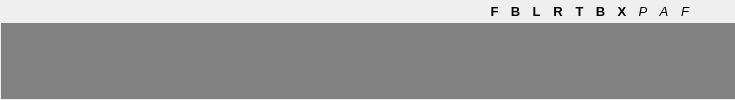
  <widget class="QWidget" name="centralwidget">
   <layout class="QVBoxLayout" name="verticalLayout">
    <property name="spacing">
     <number>1</number>
    </property>
    <property name="leftMargin">
     <number>1</number>
    </property>
    <property name="topMargin">
     <number>1</number>
    </property>
    <property name="rightMargin">
     <number>0</number>
    </property>
    <property name="bottomMargin">
     <number>1</number>
    </property>
    <item>
     <widget class="QWidget" name="tool_menu" native="true">
      <property name="enabled">
       <bool>true</bool>
      </property>
      <property name="sizePolicy">
       <sizepolicy hsizetype="Preferred" vsizetype="Fixed">
        <horstretch>0</horstretch>
        <verstretch>0</verstretch>
       </sizepolicy>
      </property>
      <property name="maximumSize">
       <size>
        <width>16777215</width>
        <height>16777215</height>
       </size>
      </property>
      <property name="styleSheet">
       <string notr="true">QToolButton {
    border: none;
	border-radius: 1px;
}

QToolButton:hover {
    color: white;
    border: 1px solid rgb(232, 232, 232);
}

QToolButton:pressed {
    padding: 2px;
    border: 1px solid rgb(232, 232, 232);
    font-size: 11px;
}</string>
      </property>
      <layout class="QHBoxLayout" name="horizontalLayout">
       <property name="spacing">
        <number>1</number>
       </property>
       <property name="sizeConstraint">
        <enum>QLayout::SetDefaultConstraint</enum>
       </property>
       <property name="leftMargin">
        <number>0</number>
       </property>
       <property name="topMargin">
        <number>0</number>
       </property>
       <property name="rightMargin">
        <number>0</number>
       </property>
       <property name="bottomMargin">
        <number>0</number>
       </property>
       <item>
        <widget class="QToolButton" name="toolButton_2">
         <property name="styleSheet">
          <string notr="true">margin: 0;</string>
         </property>
         <property name="text">
          <string/>
         </property>
         <property name="icon">
          <iconset resource="../LevelEditor.qrc">
           <normaloff>:/icons/undo.png</normaloff>:/icons/undo.png</iconset>
         </property>
         <property name="iconSize">
          <size>
           <width>18</width>
           <height>18</height>
          </size>
         </property>
        </widget>
       </item>
       <item>
        <widget class="QToolButton" name="toolButton">
         <property name="sizePolicy">
          <sizepolicy hsizetype="Fixed" vsizetype="Fixed">
           <horstretch>0</horstretch>
           <verstretch>0</verstretch>
          </sizepolicy>
         </property>
         <property name="styleSheet">
          <string notr="true">margin: 0;</string>
         </property>
         <property name="text">
          <string/>
         </property>
         <property name="icon">
          <iconset resource="../LevelEditor.qrc">
           <normaloff>:/icons/redo.png</normaloff>:/icons/redo.png</iconset>
         </property>
         <property name="iconSize">
          <size>
           <width>18</width>
           <height>18</height>
          </size>
         </property>
        </widget>
       </item>
       <item>
        <widget class="QToolButton" name="toolButton_3">
         <property name="styleSheet">
          <string notr="true">margin: 0;</string>
         </property>
         <property name="text">
          <string/>
         </property>
         <property name="icon">
          <iconset resource="../LevelEditor.qrc">
           <normaloff>:/icons/select.png</normaloff>:/icons/select.png</iconset>
         </property>
         <property name="iconSize">
          <size>
           <width>18</width>
           <height>18</height>
          </size>
         </property>
        </widget>
       </item>
       <item>
        <widget class="QToolButton" name="toolButton_4">
         <property name="styleSheet">
          <string notr="true">margin: 0;</string>
         </property>
         <property name="text">
          <string/>
         </property>
         <property name="icon">
          <iconset resource="../LevelEditor.qrc">
           <normaloff>:/icons/add.png</normaloff>:/icons/add.png</iconset>
         </property>
         <property name="iconSize">
          <size>
           <width>18</width>
           <height>18</height>
          </size>
         </property>
        </widget>
       </item>
       <item>
        <widget class="QToolButton" name="toolButton_5">
         <property name="styleSheet">
          <string notr="true">margin: 0;</string>
         </property>
         <property name="text">
          <string/>
         </property>
         <property name="icon">
          <iconset resource="../LevelEditor.qrc">
           <normaloff>:/icons/move.png</normaloff>:/icons/move.png</iconset>
         </property>
         <property name="iconSize">
          <size>
           <width>18</width>
           <height>18</height>
          </size>
         </property>
        </widget>
       </item>
       <item>
        <widget class="QToolButton" name="toolButton_6">
         <property name="styleSheet">
          <string notr="true">margin: 0;</string>
         </property>
         <property name="text">
          <string/>
         </property>
         <property name="icon">
          <iconset resource="../LevelEditor.qrc">
           <normaloff>:/icons/rotate.png</normaloff>:/icons/rotate.png</iconset>
         </property>
         <property name="iconSize">
          <size>
           <width>18</width>
           <height>18</height>
          </size>
         </property>
        </widget>
       </item>
       <item>
        <widget class="QToolButton" name="toolButton_7">
         <property name="styleSheet">
          <string notr="true">margin: 0;</string>
         </property>
         <property name="text">
          <string/>
         </property>
         <property name="icon">
          <iconset resource="../LevelEditor.qrc">
           <normaloff>:/icons/scale.png</normaloff>:/icons/scale.png</iconset>
         </property>
         <property name="iconSize">
          <size>
           <width>18</width>
           <height>18</height>
          </size>
         </property>
        </widget>
       </item>
       <item>
        <widget class="QToolButton" name="toolButton_8">
         <property name="styleSheet">
          <string notr="true">margin: 0;</string>
         </property>
         <property name="text">
          <string/>
         </property>
         <property name="icon">
          <iconset resource="../LevelEditor.qrc">
           <normaloff>:/icons/X.png</normaloff>:/icons/X.png</iconset>
         </property>
         <property name="iconSize">
          <size>
           <width>18</width>
           <height>18</height>
          </size>
         </property>
        </widget>
       </item>
       <item>
        <widget class="QToolButton" name="toolButton_9">
         <property name="styleSheet">
          <string notr="true">margin: 0;</string>
         </property>
         <property name="text">
          <string/>
         </property>
         <property name="icon">
          <iconset resource="../LevelEditor.qrc">
           <normaloff>:/icons/Y.png</normaloff>:/icons/Y.png</iconset>
         </property>
         <property name="iconSize">
          <size>
           <width>18</width>
           <height>18</height>
          </size>
         </property>
        </widget>
       </item>
       <item>
        <widget class="QToolButton" name="toolButton_10">
         <property name="styleSheet">
          <string notr="true">margin: 0;</string>
         </property>
         <property name="text">
          <string/>
         </property>
         <property name="icon">
          <iconset resource="../LevelEditor.qrc">
           <normaloff>:/icons/Z.png</normaloff>:/icons/Z.png</iconset>
         </property>
         <property name="iconSize">
          <size>
           <width>18</width>
           <height>18</height>
          </size>
         </property>
        </widget>
       </item>
       <item>
        <widget class="QToolButton" name="toolButton_11">
         <property name="styleSheet">
          <string notr="true">margin: 0;</string>
         </property>
         <property name="text">
          <string/>
         </property>
         <property name="icon">
          <iconset resource="../LevelEditor.qrc">
           <normaloff>:/icons/ZX.png</normaloff>:/icons/ZX.png</iconset>
         </property>
         <property name="iconSize">
          <size>
           <width>18</width>
           <height>18</height>
          </size>
         </property>
         <property name="checkable">
          <bool>true</bool>
         </property>
        </widget>
       </item>
       <item>
        <widget class="QToolButton" name="toolButton_12">
         <property name="styleSheet">
          <string notr="true">margin: 0;</string>
         </property>
         <property name="text">
          <string/>
         </property>
         <property name="icon">
          <iconset resource="../LevelEditor.qrc">
           <normaloff>:/icons/CSLocal.png</normaloff>:/icons/CSLocal.png</iconset>
         </property>
         <property name="iconSize">
          <size>
           <width>18</width>
           <height>18</height>
          </size>
         </property>
        </widget>
       </item>
       <item>
        <widget class="QToolButton" name="toolButton_13">
         <property name="styleSheet">
          <string notr="true">margin: 0;</string>
         </property>
         <property name="text">
          <string/>
         </property>
         <property name="icon">
          <iconset resource="../LevelEditor.qrc">
           <normaloff>:/icons/NUScale.png</normaloff>:/icons/NUScale.png</iconset>
         </property>
         <property name="iconSize">
          <size>
           <width>18</width>
           <height>18</height>
          </size>
         </property>
        </widget>
       </item>
       <item>
        <widget class="QToolButton" name="toolButton_14">
         <property name="styleSheet">
          <string notr="true">margin: 0;</string>
         </property>
         <property name="text">
          <string/>
         </property>
         <property name="icon">
          <iconset resource="../LevelEditor.qrc">
           <normaloff>:/icons/GSnap.png</normaloff>:/icons/GSnap.png</iconset>
         </property>
         <property name="iconSize">
          <size>
           <width>18</width>
           <height>18</height>
          </size>
         </property>
        </widget>
       </item>
       <item>
        <widget class="QToolButton" name="toolButton_15">
         <property name="styleSheet">
          <string notr="true">margin: 0;</string>
         </property>
         <property name="text">
          <string/>
         </property>
         <property name="icon">
          <iconset resource="../LevelEditor.qrc">
           <normaloff>:/icons/OSnap.png</normaloff>:/icons/OSnap.png</iconset>
         </property>
         <property name="iconSize">
          <size>
           <width>18</width>
           <height>18</height>
          </size>
         </property>
        </widget>
       </item>
       <item>
        <widget class="QToolButton" name="toolButton_16">
         <property name="styleSheet">
          <string notr="true">margin: 0;</string>
         </property>
         <property name="text">
          <string/>
         </property>
         <property name="icon">
          <iconset resource="../LevelEditor.qrc">
           <normaloff>:/icons/MoveToSnap.png</normaloff>:/icons/MoveToSnap.png</iconset>
         </property>
         <property name="iconSize">
          <size>
           <width>18</width>
           <height>18</height>
          </size>
         </property>
        </widget>
       </item>
       <item>
        <widget class="QToolButton" name="toolButton_17">
         <property name="styleSheet">
          <string notr="true">margin: 0;</string>
         </property>
         <property name="text">
          <string/>
         </property>
         <property name="icon">
          <iconset resource="../LevelEditor.qrc">
           <normaloff>:/icons/NSnap.png</normaloff>:/icons/NSnap.png</iconset>
         </property>
         <property name="iconSize">
          <size>
           <width>18</width>
           <height>18</height>
          </size>
         </property>
        </widget>
       </item>
       <item>
        <widget class="QToolButton" name="toolButton_18">
         <property name="styleSheet">
          <string notr="true">margin: 0;</string>
         </property>
         <property name="text">
          <string/>
         </property>
         <property name="icon">
          <iconset resource="../LevelEditor.qrc">
           <normaloff>:/icons/VSnap.png</normaloff>:/icons/VSnap.png</iconset>
         </property>
         <property name="iconSize">
          <size>
           <width>18</width>
           <height>18</height>
          </size>
         </property>
        </widget>
       </item>
       <item>
        <widget class="QToolButton" name="toolButton_19">
         <property name="styleSheet">
          <string notr="true">margin: 0;</string>
         </property>
         <property name="text">
          <string/>
         </property>
         <property name="icon">
          <iconset resource="../LevelEditor.qrc">
           <normaloff>:/icons/ASnap.png</normaloff>:/icons/ASnap.png</iconset>
         </property>
         <property name="iconSize">
          <size>
           <width>18</width>
           <height>18</height>
          </size>
         </property>
        </widget>
       </item>
       <item>
        <widget class="QToolButton" name="toolButton_20">
         <property name="styleSheet">
          <string notr="true">margin: 0;</string>
         </property>
         <property name="text">
          <string/>
         </property>
         <property name="icon">
          <iconset resource="../LevelEditor.qrc">
           <normaloff>:/icons/MSnap.png</normaloff>:/icons/MSnap.png</iconset>
         </property>
         <property name="iconSize">
          <size>
           <width>18</width>
           <height>18</height>
          </size>
         </property>
        </widget>
       </item>
       <item>
        <widget class="QToolButton" name="toolButton_21">
         <property name="styleSheet">
          <string notr="true">margin: 0;</string>
         </property>
         <property name="text">
          <string/>
         </property>
         <property name="icon">
          <iconset resource="../LevelEditor.qrc">
           <normaloff>:/icons/zoom.png</normaloff>:/icons/zoom.png</iconset>
         </property>
         <property name="iconSize">
          <size>
           <width>18</width>
           <height>18</height>
          </size>
         </property>
        </widget>
       </item>
       <item>
        <widget class="QToolButton" name="toolButton_22">
         <property name="styleSheet">
          <string notr="true">margin: 0;</string>
         </property>
         <property name="text">
          <string/>
         </property>
         <property name="icon">
          <iconset resource="../LevelEditor.qrc">
           <normaloff>:/icons/zoom_sel.png</normaloff>:/icons/zoom_sel.png</iconset>
         </property>
         <property name="iconSize">
          <size>
           <width>18</width>
           <height>18</height>
          </size>
         </property>
        </widget>
       </item>
       <item>
        <widget class="QToolButton" name="toolButton_23">
         <property name="font">
          <font>
           <pointsize>10</pointsize>
           <weight>75</weight>
           <bold>true</bold>
          </font>
         </property>
         <property name="styleSheet">
          <string notr="true">margin: 0;</string>
         </property>
         <property name="text">
          <string>F</string>
         </property>
         <property name="iconSize">
          <size>
           <width>18</width>
           <height>18</height>
          </size>
         </property>
        </widget>
       </item>
       <item>
        <widget class="QToolButton" name="toolButton_24">
         <property name="font">
          <font>
           <pointsize>10</pointsize>
           <weight>75</weight>
           <bold>true</bold>
          </font>
         </property>
         <property name="styleSheet">
          <string notr="true">margin: 0;</string>
         </property>
         <property name="text">
          <string>B</string>
         </property>
         <property name="iconSize">
          <size>
           <width>18</width>
           <height>18</height>
          </size>
         </property>
        </widget>
       </item>
       <item>
        <widget class="QToolButton" name="toolButton_25">
         <property name="font">
          <font>
           <pointsize>10</pointsize>
           <weight>75</weight>
           <bold>true</bold>
          </font>
         </property>
         <property name="styleSheet">
          <string notr="true">margin: 0;</string>
         </property>
         <property name="text">
          <string>L</string>
         </property>
         <property name="iconSize">
          <size>
           <width>18</width>
           <height>18</height>
          </size>
         </property>
        </widget>
       </item>
       <item>
        <widget class="QToolButton" name="toolButton_26">
         <property name="font">
          <font>
           <pointsize>10</pointsize>
           <weight>75</weight>
           <bold>true</bold>
          </font>
         </property>
         <property name="styleSheet">
          <string notr="true">margin: 0;</string>
         </property>
         <property name="text">
          <string>R</string>
         </property>
         <property name="iconSize">
          <size>
           <width>18</width>
           <height>18</height>
          </size>
         </property>
        </widget>
       </item>
       <item>
        <widget class="QToolButton" name="toolButton_27">
         <property name="font">
          <font>
           <pointsize>10</pointsize>
           <weight>75</weight>
           <bold>true</bold>
          </font>
         </property>
         <property name="styleSheet">
          <string notr="true">margin: 0;</string>
         </property>
         <property name="text">
          <string>T</string>
         </property>
         <property name="iconSize">
          <size>
           <width>18</width>
           <height>18</height>
          </size>
         </property>
        </widget>
       </item>
       <item>
        <widget class="QToolButton" name="toolButton_28">
         <property name="font">
          <font>
           <pointsize>10</pointsize>
           <weight>75</weight>
           <bold>true</bold>
          </font>
         </property>
         <property name="styleSheet">
          <string notr="true">margin: 0;</string>
         </property>
         <property name="text">
          <string>B</string>
         </property>
         <property name="iconSize">
          <size>
           <width>18</width>
           <height>18</height>
          </size>
         </property>
        </widget>
       </item>
       <item>
        <widget class="QToolButton" name="toolButton_29">
         <property name="font">
          <font>
           <pointsize>10</pointsize>
           <weight>75</weight>
           <bold>true</bold>
          </font>
         </property>
         <property name="styleSheet">
          <string notr="true">margin: 0;</string>
         </property>
         <property name="text">
          <string>X</string>
         </property>
         <property name="iconSize">
          <size>
           <width>18</width>
           <height>18</height>
          </size>
         </property>
        </widget>
       </item>
       <item>
        <widget class="QToolButton" name="toolButton_30">
         <property name="font">
          <font>
           <pointsize>10</pointsize>
           <italic>true</italic>
          </font>
         </property>
         <property name="styleSheet">
          <string notr="true">margin: 0;</string>
         </property>
         <property name="text">
          <string>P</string>
         </property>
         <property name="iconSize">
          <size>
           <width>18</width>
           <height>18</height>
          </size>
         </property>
        </widget>
       </item>
       <item>
        <widget class="QToolButton" name="toolButton_31">
         <property name="font">
          <font>
           <pointsize>10</pointsize>
           <italic>true</italic>
          </font>
         </property>
         <property name="styleSheet">
          <string notr="true">margin: 0;</string>
         </property>
         <property name="text">
          <string>A</string>
         </property>
         <property name="iconSize">
          <size>
           <width>18</width>
           <height>18</height>
          </size>
         </property>
        </widget>
       </item>
       <item>
        <widget class="QToolButton" name="toolButton_32">
         <property name="font">
          <font>
           <pointsize>10</pointsize>
           <italic>true</italic>
          </font>
         </property>
         <property name="styleSheet">
          <string notr="true">margin: 0;</string>
         </property>
         <property name="text">
          <string>F</string>
         </property>
         <property name="iconSize">
          <size>
           <width>18</width>
           <height>18</height>
          </size>
         </property>
         <property name="checkable">
          <bool>false</bool>
         </property>
        </widget>
       </item>
       <item>
        <spacer name="horizontalSpacer">
         <property name="orientation">
          <enum>Qt::Horizontal</enum>
         </property>
         <property name="sizeHint" stdset="0">
          <size>
           <width>40</width>
           <height>14</height>
          </size>
         </property>
        </spacer>
       </item>
      </layout>
     </widget>
    </item>
    <item>
     <widget class="QWidget" name="viewport" native="true">
      <property name="maximumSize">
       <size>
        <width>16777215</width>
        <height>16777215</height>
       </size>
      </property>
      <property name="font">
       <font>
        <pointsize>8</pointsize>
       </font>
      </property>
      <property name="styleSheet">
       <string notr="true">background-color: rgb(129, 129, 129);</string>
      </property>
     </widget>
    </item>
   </layout>
  </widget>
